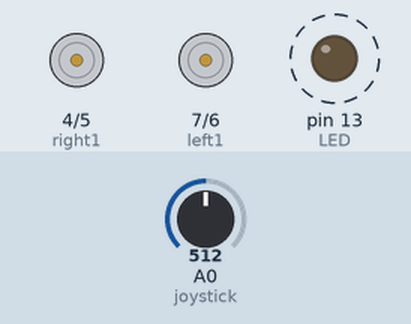
Simulated run of this sketch. Board: Arduino Uno, built with avr-gcc and run on an emulated ATmega328P. Parts: motor-driver pin pairs drawn as motors (green arrow = first pin HIGH = forward, orange = second pin HIGH = backward, longer = more drive), output pins drawn as LEDs (lit = HIGH). Dashed ring = blinking. The inputs (shaded band) are chosen by the test bench; at power-on: A0 (joystick) = 512.

Above: at 1.8 s.
1.9 s: A0 (joystick) set to 590
5.4 s: A0 (joystick) set to 606
At 6.8 s:
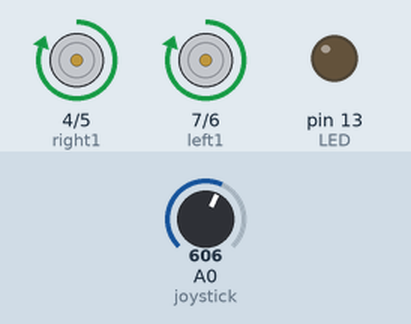
9.5 s: A0 (joystick) set to 511
At 10.13 s:
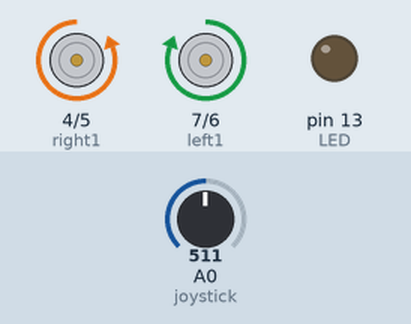
13.0 s: A0 (joystick) set to 610
At 14.41 s:
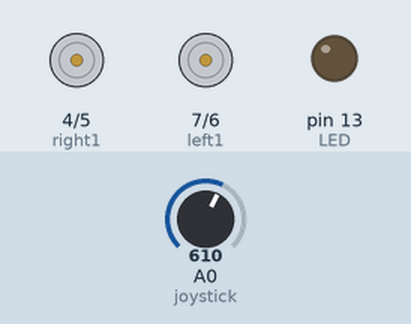
Timing chart, 0 to 17.5 s (numbered marks = the images above; inputs shaded):
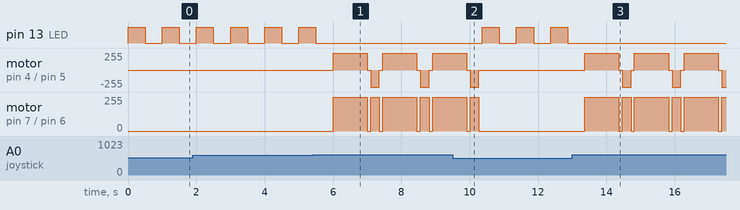

The sketch:

WHILE_Loop.ino
```cpp
/*
 Team: Austin Gnecco, Daniel Maas, Jessica Pearson, Saket Shanmugam
 Program: Project 6, "Be Square for a While"
 Goal: to utilize IF...then...ELSE program to command the CP bot to move
 forward repeatedly tracing out the 4 sides of the square path only if the
 left joystick is pushed forward. If the joystick is not pushed forward, stop the motor,
 light the LED for 1/2 seconds before checking the joystick again.
 */

int joystick = 0;
int right1 = 4; // IN1 (Motor A)
int right2 = 5; // IN2 (Motor A)
int left1 = 7; // IN3 (Motor B)
int left2 = 6; // IN4 (Motor B)
int LED = 13; // LED pin
int full_speed = 255;
int forward_time = 1000;
int turn_time = 255;

void setup()
{
 pinMode(right1, OUTPUT);
 pinMode(right2, OUTPUT);
 pinMode(left1, OUTPUT);
 pinMode(left2, OUTPUT);
 pinMode(LED,OUTPUT);
}

void loop()
{
 while(analogRead(joystick) >= 600) //600 because we were having some issues of center being up near 580
 {
  Trace1Side();
  PivotRight();
 }
flashLED(500);
}

//Forward
void Trace1Side()
{
  analogWrite(right1, full_speed);
  digitalWrite(right2, LOW);
  analogWrite(left1, full_speed);
  digitalWrite(left2, LOW);
  delay(forward_time);
  //Stop Motors
  digitalWrite(right1, LOW);
  digitalWrite(right2, LOW);
  digitalWrite(left1, LOW);
  digitalWrite(left2, LOW);
  delay(100);
}

// Turn 90 degrees
void PivotRight()
{
  analogWrite(right2, full_speed);
  digitalWrite(right1, LOW);
  analogWrite(left1, full_speed);
  digitalWrite(left2, LOW);
  delay(turn_time);
  //Stop Motors
  digitalWrite(right1, LOW);
  digitalWrite(right2, LOW);
  digitalWrite(left1, LOW);
  digitalWrite(left2, LOW);
  delay(100);
}

//Flash
void flashLED(int flash_interval)
{
  digitalWrite(LED, HIGH);
  delay(flash_interval);
  digitalWrite(LED, LOW);
  delay(flash_interval);
}
```

Measured:
- the behaviour switches between 599 and 600 on A0 (joystick) (found by bisection; images 0 and 1)
- after the input at 5.4 s, pin 13 (LED): goes on until 5.5 s, then stays LOW; motor on pin 4 (right1) / pin 5 (right2): stopped → forward 255/255 after 0.60 s, → stopped 1.0 s later, → backward 255/255 0.10 s later, → stopped 0.26 s later, … (9 changes in this stretch)
- after the input at 9.5 s, pin 13 (LED): alternates HIGH for 0.50 s and LOW for 0.50 s, starting after 0.87 s; motor on pin 4 (right1) / pin 5 (right2), motor on pin 7 (left1) / pin 6 (left2): goes on until 10.3 s, then stays stopped
- after the input at 13.0 s, pin 13 (LED): stops changing and stays LOW; motor on pin 4 (right1) / pin 5 (right2): stopped → forward 255/255 after 0.37 s, then repeats every 1.5 s: stopped 0.10 s, backward 255/255 0.26 s, stopped 0.10 s, forward 255/255 1.0 s
- by itself, pin 13 (LED): alternates HIGH for 0.50 s and LOW for 0.50 s
